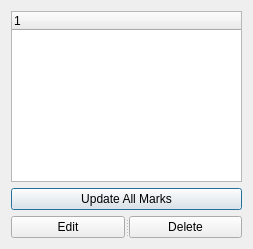
<?xml version="1.0" encoding="UTF-8"?>
<ui version="4.0">
 <class>MarksManager</class>
 <widget class="QDialog" name="MarksManager">
  <property name="geometry">
   <rect>
    <x>0</x>
    <y>0</y>
    <width>253</width>
    <height>249</height>
   </rect>
  </property>
  <property name="sizePolicy">
   <sizepolicy hsizetype="Preferred" vsizetype="Preferred">
    <horstretch>0</horstretch>
    <verstretch>0</verstretch>
   </sizepolicy>
  </property>
  <property name="minimumSize">
   <size>
    <width>200</width>
    <height>100</height>
   </size>
  </property>
  <property name="windowTitle">
   <string>Dialog</string>
  </property>
  <property name="modal">
   <bool>false</bool>
  </property>
  <layout class="QGridLayout" name="gridLayout">
   <item row="1" column="0">
    <widget class="QPushButton" name="UpdateButton">
     <property name="sizePolicy">
      <sizepolicy hsizetype="Minimum" vsizetype="Fixed">
       <horstretch>0</horstretch>
       <verstretch>0</verstretch>
      </sizepolicy>
     </property>
     <property name="text">
      <string>Update All Marks</string>
     </property>
    </widget>
   </item>
   <item row="2" column="0">
    <widget class="QSplitter" name="splitter">
     <property name="orientation">
      <enum>Qt::Horizontal</enum>
     </property>
     <widget class="QPushButton" name="EditButton">
      <property name="text">
       <string>Edit</string>
      </property>
     </widget>
     <widget class="QPushButton" name="DeleteButton">
      <property name="text">
       <string>Delete</string>
      </property>
     </widget>
    </widget>
   </item>
   <item row="0" column="0">
    <widget class="QTreeWidget" name="listView">
     <property name="editTriggers">
      <set>QAbstractItemView::DoubleClicked</set>
     </property>
     <property name="showDropIndicator" stdset="0">
      <bool>false</bool>
     </property>
     <property name="selectionMode">
      <enum>QAbstractItemView::NoSelection</enum>
     </property>
     <property name="selectionBehavior">
      <enum>QAbstractItemView::SelectItems</enum>
     </property>
     <property name="horizontalScrollMode">
      <enum>QAbstractItemView::ScrollPerPixel</enum>
     </property>
     <column>
      <property name="text">
       <string notr="true">1</string>
      </property>
     </column>
    </widget>
   </item>
  </layout>
 </widget>
 <resources/>
 <connections/>
</ui>
